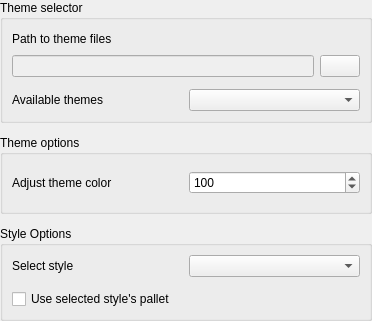
<ui version="4.0" >
 <class>ThemeConfigPage</class>
 <widget class="QWidget" name="ThemeConfigPage" >
  <property name="geometry" >
   <rect>
    <x>0</x>
    <y>0</y>
    <width>372</width>
    <height>321</height>
   </rect>
  </property>
  <property name="windowTitle" >
   <string>Form</string>
  </property>
  <layout class="QVBoxLayout" >
   <property name="margin" >
    <number>0</number>
   </property>
   <property name="spacing" >
    <number>12</number>
   </property>
   <item>
    <widget class="QGroupBox" name="groupBox" >
     <property name="sizePolicy" >
      <sizepolicy>
       <hsizetype>5</hsizetype>
       <vsizetype>5</vsizetype>
       <horstretch>1</horstretch>
       <verstretch>0</verstretch>
      </sizepolicy>
     </property>
     <property name="title" >
      <string>Theme selector</string>
     </property>
     <layout class="QVBoxLayout" >
      <property name="margin" >
       <number>9</number>
      </property>
      <property name="spacing" >
       <number>12</number>
      </property>
      <item>
       <layout class="QVBoxLayout" >
        <property name="margin" >
         <number>0</number>
        </property>
        <property name="spacing" >
         <number>6</number>
        </property>
        <item>
         <layout class="QHBoxLayout" >
          <property name="margin" >
           <number>0</number>
          </property>
          <property name="spacing" >
           <number>6</number>
          </property>
          <item>
           <widget class="QLabel" name="label_2" >
            <property name="text" >
             <string>Path to theme files</string>
            </property>
           </widget>
          </item>
          <item>
           <spacer>
            <property name="orientation" >
             <enum>Qt::Horizontal</enum>
            </property>
            <property name="sizeHint" >
             <size>
              <width>40</width>
              <height>20</height>
             </size>
            </property>
           </spacer>
          </item>
         </layout>
        </item>
        <item>
         <layout class="QHBoxLayout" >
          <property name="margin" >
           <number>0</number>
          </property>
          <property name="spacing" >
           <number>6</number>
          </property>
          <item>
           <widget class="QLineEdit" name="themePathLineEdit" >
            <property name="enabled" >
             <bool>false</bool>
            </property>
            <property name="sizePolicy" >
             <sizepolicy>
              <hsizetype>7</hsizetype>
              <vsizetype>0</vsizetype>
              <horstretch>5</horstretch>
              <verstretch>0</verstretch>
             </sizepolicy>
            </property>
            <property name="mouseTracking" >
             <bool>false</bool>
            </property>
            <property name="acceptDrops" >
             <bool>false</bool>
            </property>
            <property name="readOnly" >
             <bool>true</bool>
            </property>
           </widget>
          </item>
          <item>
           <widget class="QPushButton" name="pathSelectButton" >
            <property name="text" >
             <string/>
            </property>
           </widget>
          </item>
         </layout>
        </item>
       </layout>
      </item>
      <item>
       <layout class="QHBoxLayout" >
        <property name="margin" >
         <number>0</number>
        </property>
        <property name="spacing" >
         <number>6</number>
        </property>
        <item>
         <widget class="QLabel" name="label" >
          <property name="sizePolicy" >
           <sizepolicy>
            <hsizetype>5</hsizetype>
            <vsizetype>5</vsizetype>
            <horstretch>1</horstretch>
            <verstretch>0</verstretch>
           </sizepolicy>
          </property>
          <property name="text" >
           <string>Available themes</string>
          </property>
         </widget>
        </item>
        <item>
         <widget class="QComboBox" name="themeSelecterCombo" >
          <property name="sizePolicy" >
           <sizepolicy>
            <hsizetype>5</hsizetype>
            <vsizetype>0</vsizetype>
            <horstretch>1</horstretch>
            <verstretch>0</verstretch>
           </sizepolicy>
          </property>
         </widget>
        </item>
       </layout>
      </item>
     </layout>
    </widget>
   </item>
   <item>
    <widget class="QGroupBox" name="groupBox_2" >
     <property name="title" >
      <string>Theme options</string>
     </property>
     <layout class="QVBoxLayout" >
      <property name="margin" >
       <number>9</number>
      </property>
      <property name="spacing" >
       <number>9</number>
      </property>
      <item>
       <layout class="QHBoxLayout" >
        <property name="margin" >
         <number>0</number>
        </property>
        <property name="spacing" >
         <number>6</number>
        </property>
        <item>
         <widget class="QLabel" name="label_3" >
          <property name="text" >
           <string>Adjust theme color</string>
          </property>
         </widget>
        </item>
        <item>
         <widget class="QSpinBox" name="colorAdjustBox" >
          <property name="maximum" >
           <number>200</number>
          </property>
          <property name="value" >
           <number>100</number>
          </property>
         </widget>
        </item>
       </layout>
      </item>
     </layout>
    </widget>
   </item>
   <item>
    <widget class="QGroupBox" name="styleOptionsGroupBox" >
     <property name="title" >
      <string>Style Options</string>
     </property>
     <layout class="QVBoxLayout" >
      <property name="margin" >
       <number>9</number>
      </property>
      <property name="spacing" >
       <number>12</number>
      </property>
      <item>
       <layout class="QHBoxLayout" >
        <property name="margin" >
         <number>0</number>
        </property>
        <property name="spacing" >
         <number>6</number>
        </property>
        <item>
         <widget class="QLabel" name="label_4" >
          <property name="sizePolicy" >
           <sizepolicy>
            <hsizetype>5</hsizetype>
            <vsizetype>5</vsizetype>
            <horstretch>1</horstretch>
            <verstretch>0</verstretch>
           </sizepolicy>
          </property>
          <property name="text" >
           <string>Select style</string>
          </property>
         </widget>
        </item>
        <item>
         <widget class="QComboBox" name="styleCombo" >
          <property name="sizePolicy" >
           <sizepolicy>
            <hsizetype>5</hsizetype>
            <vsizetype>0</vsizetype>
            <horstretch>1</horstretch>
            <verstretch>0</verstretch>
           </sizepolicy>
          </property>
         </widget>
        </item>
       </layout>
      </item>
      <item>
       <widget class="QCheckBox" name="useStylePalletCheckBox" >
        <property name="text" >
         <string>Use selected style's pallet</string>
        </property>
       </widget>
      </item>
     </layout>
    </widget>
   </item>
  </layout>
 </widget>
 <resources/>
 <connections/>
</ui>
